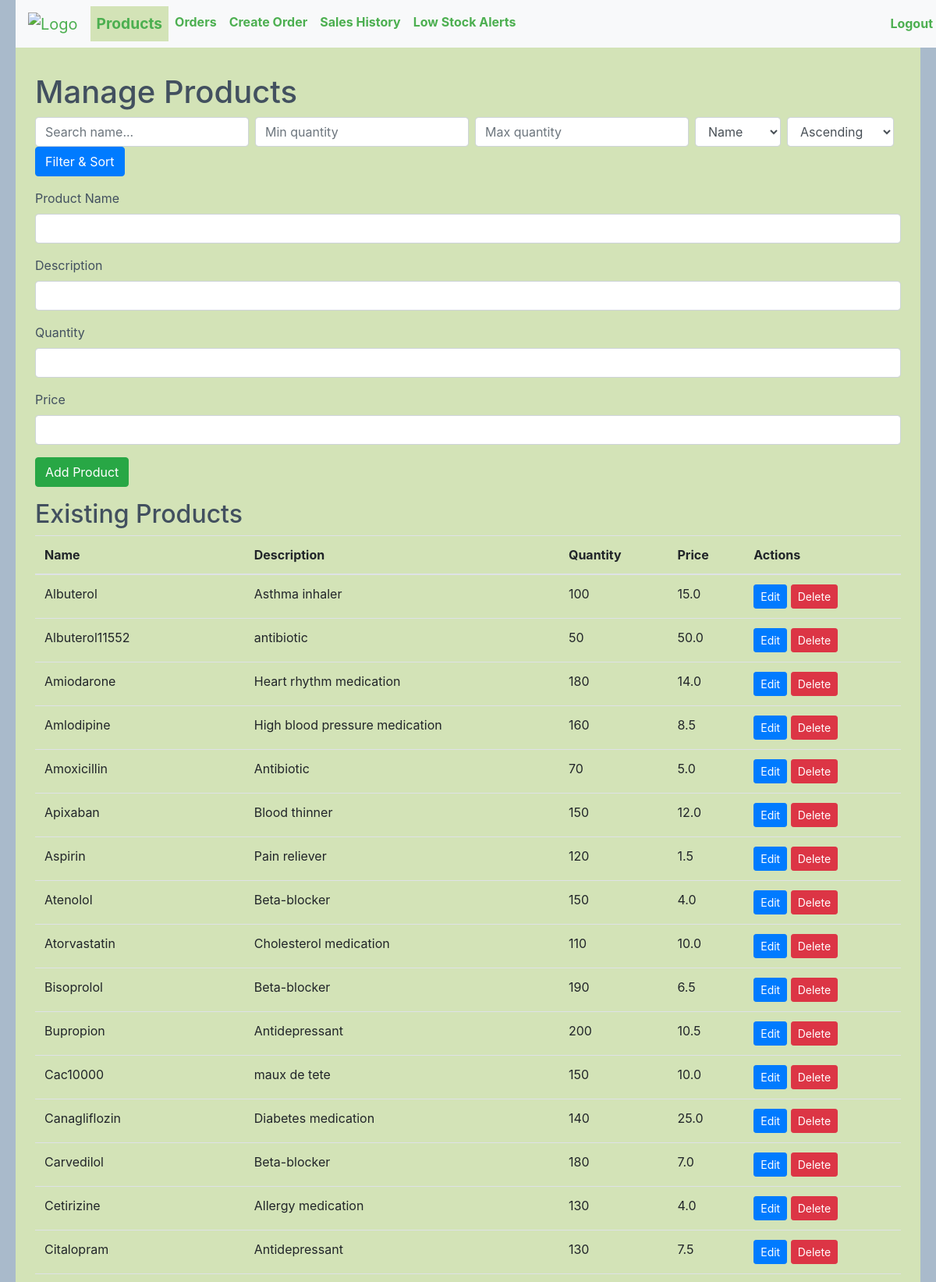
The page /products (signed in, upper part) on the database its author committed.
### app/models.py (models this page shows)
class Product(db.Model):
    id = db.Column(db.Integer, primary_key=True)
    name = db.Column(db.String(100), nullable=False)
    description = db.Column(db.String(200), nullable=False)
    quantity = db.Column(db.Integer, nullable=False)
    price = db.Column(db.Float, nullable=False)
    order_Items = db.relationship('OrderItem', backref='product' , cascade='all, delete')

### app/routes.py (the view, shortened to what this page needs)
@app.route('/products', methods=['GET', 'POST'])
@login_required
def manage_products():
    form = AddProductForm()
    search = request.args.get('search', '')
    min_quantity = request.args.get('min_quantity', None)
    max_quantity = request.args.get('max_quantity', None)
    sort_by = request.args.get('sort_by', 'name')
    sort_order = request.args.get('sort_order', 'asc')
    products_query = Product.query
    if search:
        products_query = products_query.filter(Product.name.contains(search))
    if min_quantity:
        products_query = products_query.filter(Product.quantity >= int(min_quantity))
    if max_quantity:
        products_query = products_query.filter(Product.quantity <= int(max_quantity))
    if sort_by == 'name':
        products_query = products_query.order_by(Product.name.asc() if sort_order == 'asc' else Product.name.desc())
    elif sort_by == 'quantity':
        products_query = products_query.order_by(Product.quantity.asc() if sort_order == 'asc' else Product.quantity.desc())
    elif sort_by == 'price':
        products_query = products_query.order_by(Product.price.asc() if sort_order == 'asc' else Product.price.desc())
    products = products_query.all()
    return render_template('products.html', products=products, form=form)

### app/forms.py
class AddProductForm(FlaskForm):
    name = StringField('Product Name', validators=[DataRequired()])
    description = StringField('Description')
    quantity = IntegerField('Quantity', validators=[DataRequired()])
    price = FloatField('Price', validators=[DataRequired()])
    submit = SubmitField('Add Product')

### app/routes.py (called while the page is built)
def login_required(f):
    @wraps(f)
    def decorated_function(*args, **kwargs):
        if 'user_id' not in session:
            flash('You need to be logged in to access this page.')
            return redirect(url_for('login'))
        return f(*args, **kwargs)
    return decorated_function

### app/templates/products.html (shortened to what this page needs)
{% extends 'base.html' %}
{% block content %}
<h1>Manage Products</h1>
<form method="GET" action="{{ url_for('manage_products') }}" class="form-inline mb-3">
    <input type="text" name="search" class="form-control mr-2" placeholder="Search name..." value="{{ request.args.get('search', '') }}">
    <input type="number" name="min_quantity" class="form-control mr-2" placeholder="Min quantity" value="{{ request.args.get('min_quantity', '') }}">
    <input type="number" name="max_quantity" class="form-control mr-2" placeholder="Max quantity" value="{{ request.args.get('max_quantity', '') }}">
    <select name="sort_by" class="form-control mr-2">
        <option value="name" {% if request.args.get('sort_by') == 'name' %}selected{% endif %}>Name</option>
    </select>
    <select name="sort_order" class="form-control mr-2">
        <option value="asc" {% if request.args.get('sort_order') == 'asc' %}selected{% endif %}>Ascending</option>
    </select>
    <button type="submit" class="btn btn-primary">Filter & Sort</button>
</form>
<form method="POST" action="">
    <div class="form-group">
        {{ form.name.label }} {{ form.name(class_='form-control') }}
    </div>
    <div class="form-group">
        {{ form.description.label }} {{ form.description(class_='form-control') }}
    </div>
    <div class="form-group">
        {{ form.quantity.label }} {{ form.quantity(class_='form-control') }}
    </div>
    <div class="form-group">
        {{ form.price.label }} {{ form.price(class_='form-control') }}
    </div>
    {% if session['role'] == 'admin' %}
    <button type="submit" class="btn btn-success mb-3">Add Product</button>
    {% else %}
    <a href="{{ url_for('manage_products') }}" class="btn btn-secondary mb-3" onclick="alert('You are not authorized to add a product. Please contact the administrator.');">Add Product</a>
    {% endif %}
</form>
<h2>Existing Products</h2>
<table class="table">
    <thead>
        <tr>
            <th>Name</th>
            <th>Description</th>
            <th>Quantity</th>
            <th>Price</th>
            <th>Actions</th>
        </tr>
    </thead>
    <tbody>
        {% for product in products %}
        <tr>
            <td>{{ product.name }}</td>
            <td>{{ product.description }}</td>
            <td>{{ product.quantity }}</td>
            <td>{{ product.price }}</td>
            <td>
                {% if session['role'] == 'admin' %}
                <a href="{{ url_for('edit_product', product_id=product.id) }}" class="btn btn-primary btn-sm">Edit</a>
                {% endif %}
                {% if session['role'] == 'admin' %}
                    <a href="{{ url_for('delete_product', product_id=product.id) }}" class="btn btn-danger btn-sm">Delete</a>
                {% endif %}
            </td>
        </tr>
        {% endfor %}
    </tbody>
</table>
{% endblock %}

### app/templates/base.html (style rules this page uses)
body { background-color: #D3E3B7; color: #42505f; border: 20px solid #a9bacb; }

### rows shown on the page
Product: name "Albuterol", description "Asthma inhaler", quantity "100", price "15.0"
Product: name "Albuterol11552", description "antibiotic", quantity "50", price "50.0"
Product: name "Amiodarone", description "Heart rhythm medication", quantity "180", price "14.0"
Product: name "Amlodipine", description "High blood pressure medication", quantity "160", price "8.5"
Product: name "Amoxicillin", description "Antibiotic", quantity "70", price "5.0"
Product: name "Apixaban", description "Blood thinner", quantity "150", price "12.0"
Product: name "Aspirin", description "Pain reliever", quantity "120", price "1.5"
Product: name "Atenolol", description "Beta-blocker", quantity "150", price "4.0"
Product: name "Atorvastatin", description "Cholesterol medication", quantity "110", price "10.0"
Product: name "Bisoprolol", description "Beta-blocker", quantity "190", price "6.5"
Product: name "Bupropion", description "Antidepressant", quantity "200", price "10.5"
Product: name "Cac10000", description "maux de tete", quantity "150", price "10.0"
Product: name "Canagliflozin", description "Diabetes medication", quantity "140", price "25.0"
Product: name "Carvedilol", description "Beta-blocker", quantity "180", price "7.0"
Product: name "Cetirizine", description "Allergy medication", quantity "130", price "4.0"
Product: name "Citalopram", description "Antidepressant", quantity "130", price "7.5"
